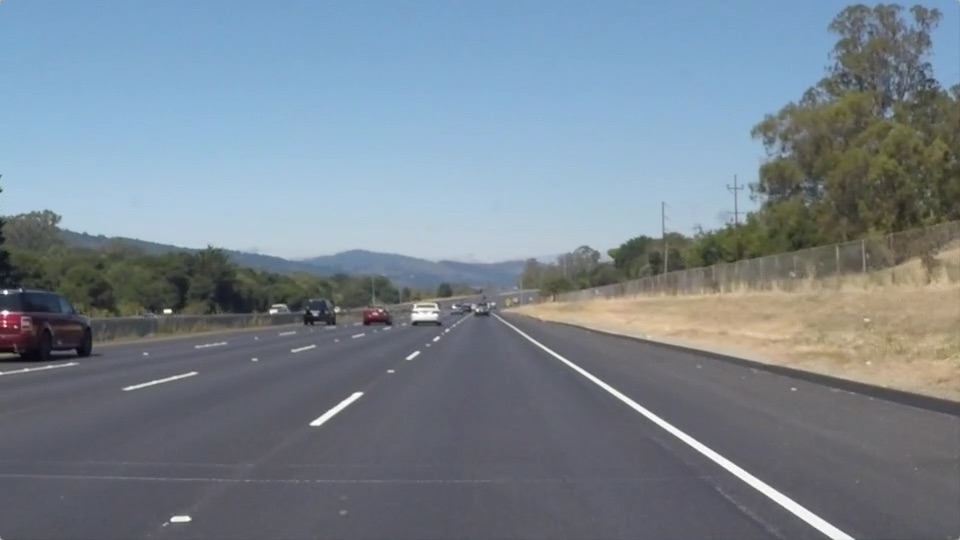
#> input picture test_images/solidWhiteRight.jpg, 960 x 540 px
$ jupyter execute --allow-errors P1.ipynb   (shell and % lines are left out)
#> lines starting #> are read from the running program, lines starting #| are printed output that depends on the picture; after the words box and inside, x2 and y2 are one past the last pixel; in counts of white or black regions, pixels touching at a corner belong together
# Self-Driving Car Engineer Nanodegree

## Project: **Finding Lane Lines on the Road**
***
In this project, you will use the tools you learned about in the lesson to identify lane lines on the road.  You can develop your pipeline on a series of individual images, and later apply the result to a video stream (really just a series of images). Check out the video clip "raw-lines-example.mp4" (also contained in this repository) to see what the output should look like after using the helper functions below.

Once you have a result that looks roughly like "raw-lines-example.mp4", you'll need to get creative and try to average and/or extrapolate the line segments you've detected to map out the full extent of the lane lines.  You can see an example of the result you're going for in the video "P1_example.mp4".  Ultimately, you would like to draw just one line for the left side of the lane, and one for the right.

In addition to implementing code, there is a brief writeup to complete. The writeup should be completed in a separate file, which can be either a markdown file or a pdf document. There is a [write up template](https://github.com/udacity/CarND-LaneLines-P1/blob/master/writeup_template.md) that can be used to guide the writing process. Completing both the code in the Ipython notebook and the writeup template will cover all of the [rubric points](https://review.udacity.com/#!/rubrics/322/view) for this project.

---
Let's have a look at our first image called 'test_images/solidWhiteRight.jpg'.  Run the 2 cells below (hit Shift-Enter or the "play" button above) to display the image.

**Note: If, at any point, you encounter frozen display windows or other confounding issues, you can always start again with a clean slate by going to the "Kernel" menu above and selecting "Restart & Clear Output".**

---

**The tools you have are color selection, region of interest selection, grayscaling, Gaussian smoothing, Canny Edge Detection and Hough Tranform line detection.  You  are also free to explore and try other techniques that were not presented in the lesson.  Your goal is piece together a pipeline to detect the line segments in the image, then average/extrapolate them and draw them onto the image for display (as below).  Once you have a working pipeline, try it out on the video stream below.**

---

<figure>

 <figcaption>
 <p></p>
 <p style="text-align: center;"> Your output should look something like this (above) after detecting line segments using the helper functions below </p>
 </figcaption>
</figure>
 <p></p>
<figure>

 <figcaption>
 <p></p>
 <p style="text-align: center;"> Your goal is to connect/average/extrapolate line segments to get output like this</p>
 </figcaption>
</figure>

**Run the cell below to import some packages.  If you get an `import error` for a package you've already installed, try changing your kernel (select the Kernel menu above --> Change Kernel).  Still have problems?  Try relaunching Jupyter Notebook from the terminal prompt.  Also, consult the forums for more troubleshooting tips.**

## Import Packages

[cell 1]
#importing some useful packages
import matplotlib.pyplot as plt
import matplotlib.image as mpimg
import numpy as np
import cv2

## Read in an Image

[cell 2]
#reading in an image
image = mpimg.imread('test_images/solidWhiteRight.jpg')
#> image is the input picture: shape (540, 960, 3); mean R, G, B 120.3, 132.6, 143.7

#printing out some stats and plotting
print('This image is:', type(image), 'with dimensions:', image.shape)
#| This image is: <class 'numpy.ndarray'> with dimensions: (540, 960, 3)
plt.imshow(image)  # if you wanted to show a single color channel image called 'gray', for example, call as plt.imshow(gray, cmap='gray')

## Ideas for Lane Detection Pipeline

**Some OpenCV functions (beyond those introduced in the lesson) that might be useful for this project are:**

`cv2.inRange()` for color selection
`cv2.fillPoly()` for regions selection
`cv2.line()` to draw lines on an image given endpoints
`cv2.addWeighted()` to coadd / overlay two images
`cv2.cvtColor()` to grayscale or change color
`cv2.imwrite()` to output images to file
`cv2.bitwise_and()` to apply a mask to an image

**Check out the OpenCV documentation to learn about these and discover even more awesome functionality!**

## Helper Functions

Below are some helper functions to help get you started. They should look familiar from the lesson!

[cell 3]
import math

def grayscale(img):
    """Applies the Grayscale transform
    This will return an image with only one color channel
    but NOTE: to see the returned image as grayscale
    (assuming your grayscaled image is called 'gray')
    you should call plt.imshow(gray, cmap='gray')"""
    return cv2.cvtColor(img, cv2.COLOR_RGB2GRAY)
    # Or use BGR2GRAY if you read an image with cv2.imread()
    # return cv2.cvtColor(img, cv2.COLOR_BGR2GRAY)

# [7 lines left out: function hsv, not called in this run]
    # Or use BGR2GRAY if you read an image with cv2.imread()
    # return cv2.cvtColor(img, cv2.COLOR_BGR2GRAY)

def canny(img, low_threshold, high_threshold):
    """Applies the Canny transform"""
    return cv2.Canny(img, low_threshold, high_threshold)

def gaussian_blur(img, kernel_size):
    """Applies a Gaussian Noise kernel"""
    return cv2.GaussianBlur(img, (kernel_size, kernel_size), 0)

def region_of_interest(img, vertices):
    """
    Applies an image mask.

    Only keeps the region of the image defined by the polygon
    formed from `vertices`. The rest of the image is set to black.
    `vertices` should be a numpy array of integer points.
    """
    #defining a blank mask to start with
    mask = np.zeros_like(img)

    #defining a 3 channel or 1 channel color to fill the mask with depending on the input image
    if len(img.shape) > 2:
        channel_count = img.shape[2]  # i.e. 3 or 4 depending on your image
        ignore_mask_color = (255,) * channel_count
    else:
        ignore_mask_color = 255

    #filling pixels inside the polygon defined by "vertices" with the fill color
    cv2.fillPoly(mask, vertices, ignore_mask_color)

    #returning the image only where mask pixels are nonzero
    masked_image = cv2.bitwise_and(img, mask)
    return masked_image


def draw_lines(img, lines, color=[255, 0, 0], thickness=2,y_far=320):
    """
    NOTE: this is the function you might want to use as a starting point once you want to
    average/extrapolate the line segments you detect to map out the full
    extent of the lane (going from the result shown in raw-lines-example.mp4
    to that shown in P1_example.mp4).

    Think about things like separating line segments by their
    slope ((y2-y1)/(x2-x1)) to decide which segments are part of the left
    line vs. the right line.  Then, you can average the position of each of
    the lines and extrapolate to the top and bottom of the lane.

    This function draws `lines` with `color` and `thickness`.
    Lines are drawn on the image inplace (mutates the image).
    If you want to make the lines semi-transparent, think about combining
    this function with the weighted_img() function below
    """
    x_right=[]
    y_right=[]
    x_left=[]
    y_left=[]
    a_right = np.zeros(4)
    a_left  = np.zeros(4)
    x_center = img.shape[1]/2
    y_near = img.shape[0]
    for line in lines:
            for x1,y1,x2,y2 in line:
                m = (y2-y1)/(x2-x1)
                b = np.array([x1,y1,x2,y2])
            if m >0.3 and m<0.9 and x1>x_center and x2>x_center:
                a_right =  np.vstack((a_right, b))
                x_right.append(x1)
                x_right.append(x2)
                y_right.append(y1)
                y_right.append(y2)
            elif m<-0.3 and m>-0.9 and x1<x_center and x2<x_center:
                a_left = np.vstack((a_left, b))
                x_left.append(x1)
                x_left.append(x2)
                y_left.append(y1)
                y_left.append(y2)
    a_left = np.delete(a_left,0,0)
    a_right = np.delete(a_right,0,0)

    right_lane = np.polyfit(x_right,y_right,1)
    left_lane  = np.polyfit(x_left,y_left,1)

    x_left_near  = int((y_near-left_lane[1])/left_lane[0])
    x_left_far   = int((y_far-left_lane[1])/left_lane[0])
    x_right_near = int((y_near-right_lane[1])/right_lane[0])
    x_right_far  = int((y_far-right_lane[1])/right_lane[0])

    # draw line
    imgline = cv2.line(img, (x_left_near, y_near), (x_left_far, y_far), color, thickness)
    imgline = cv2.line(img, (x_right_near, y_near), (x_right_far, y_far), color, thickness)


def hough_lines(img, rho, theta, threshold, min_line_len, max_line_gap):
    """
    `img` should be the output of a Canny transform.

    Returns an image with hough lines drawn.
    """
    lines = cv2.HoughLinesP(img, rho, theta, threshold, np.array([]), minLineLength=min_line_len, maxLineGap=max_line_gap)
    line_img = np.zeros((img.shape[0], img.shape[1], 3), dtype=np.uint8)
    draw_lines(line_img, lines)
    return (line_img, lines)

# Python 3 has support for cool math symbols.

def weighted_img(img, initial_img, α=0.8, β=1., γ=0.):
    """
    `img` is the output of the hough_lines(), An image with lines drawn on it.
    Should be a blank image (all black) with lines drawn on it.

    `initial_img` should be the image before any processing.

    The result image is computed as follows:

    initial_img * α + img * β + γ
    NOTE: initial_img and img must be the same shape!
    """
    return cv2.addWeighted(initial_img, α, img, β, γ)

## Test Images

Build your pipeline to work on the images in the directory "test_images"
**You should make sure your pipeline works well on these images before you try the videos.**

[cell 4]
import os
file_list = os.listdir("test_images/")

## Build a Lane Finding Pipeline

Build the pipeline and run your solution on all test_images. Make copies into the `test_images_output` directory, and you can use the images in your writeup report.

Try tuning the various parameters, especially the low and high Canny thresholds as well as the Hough lines parameters.

[cell 5]
# TODO: Build your pipeline that will draw lane lines on the test_images
# then save them to the test_images_output directory.


def lanefind(filename):
#> called with filename = 'solidWhiteCurve.jpg'
    outputfilename = 'output'+filename
    outputpath = 'test_images_output/'
    image = mpimg.imread('test_images/'+ filename)
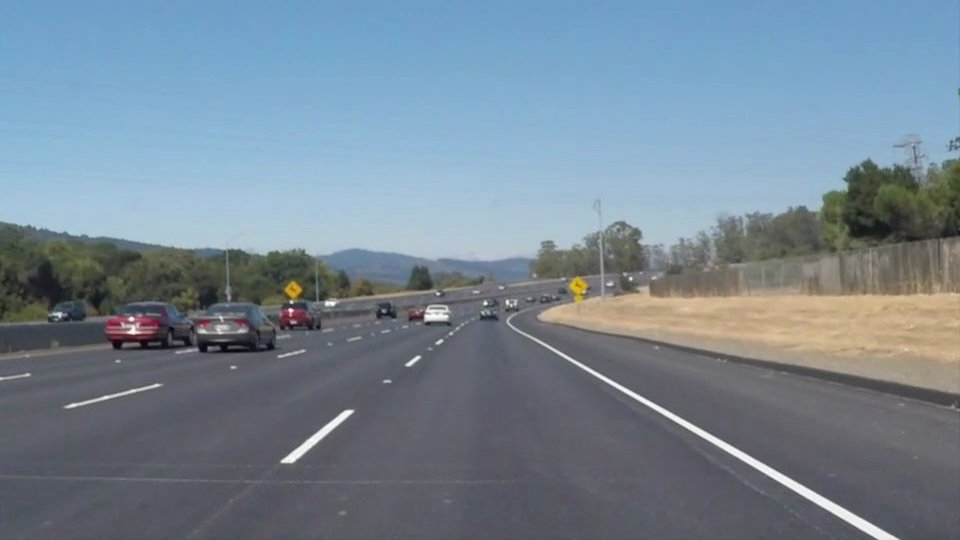
#> input picture test_images/solidWhiteCurve.jpg, 960 x 540 px
#> image is the input picture: shape (540, 960, 3); mean R, G, B 118.5, 134.5, 148.1

    imshape = image.shape

    ### convert image to greyscale
    gray=grayscale(image)
#> in grayscale, `return cv2.cvtColor(img, cv2.COLOR_RGB2GRAY)`:
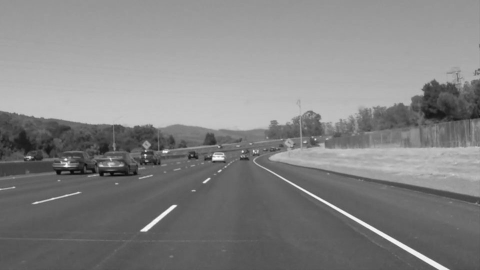
#> returned value: shape (540, 960) (shown at 1/2 size); min 5, max 255, mean 131.2
    ### gauss & edge detection
    gblur = gaussian_blur(gray, 7)

    low_threshold = 50
    high_threshold = 100
    edge_detection = canny(gblur, low_threshold, high_threshold)
#> in canny, `return cv2.Canny(img, low_threshold, high_threshold)`:
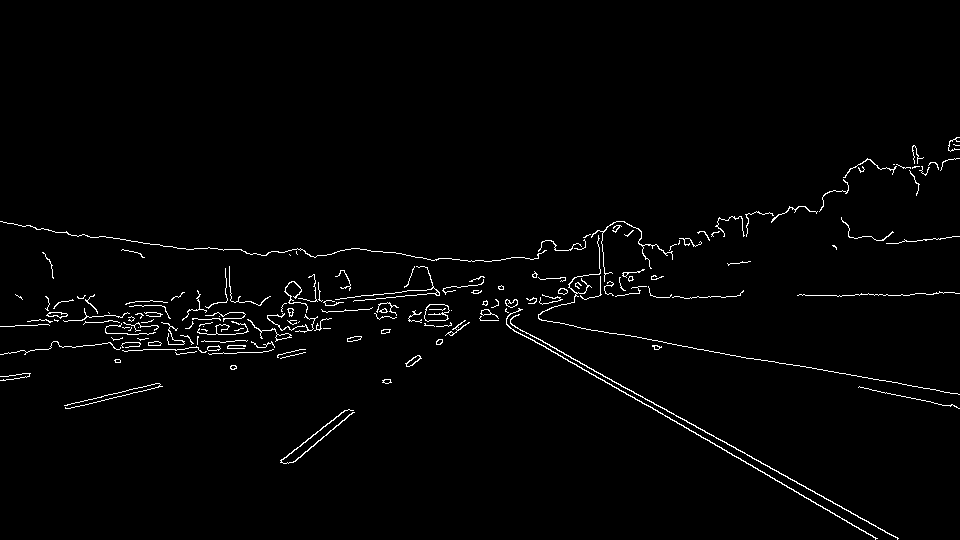
#> returned value: shape (540, 960); 1.7% white in thin lines or dots, all inside (x1, y1, x2, y2) = (0, 137, 960, 540)
    ### limit region of interest

    dist_x_near = 830
    dist_x_far = 30

    y_near = imshape[0]
    y_far = imshape[0] - 210

    x_center = imshape[1]/ 2.
    x_left_near = x_center - (dist_x_near/2.)
    x_right_near = x_center+(dist_x_near/2.)


    x_left_far = x_center - (dist_x_far/2.)
    x_right_far = x_center + (dist_x_far/2.)

    mask_left_near= (x_left_near,y_near)
    mask_left_far = (x_left_far, y_far)
    mask_right_near = (x_right_near,y_near)
    mask_right_far  =(x_right_far,y_far)


    mask = np.array([[mask_left_near,mask_left_far, mask_right_far,mask_right_near]],dtype=np.int32)
    roi = region_of_interest(edge_detection,mask)
#> in region_of_interest, `cv2.fillPoly(mask, vertices, ignore_mask_color)`:
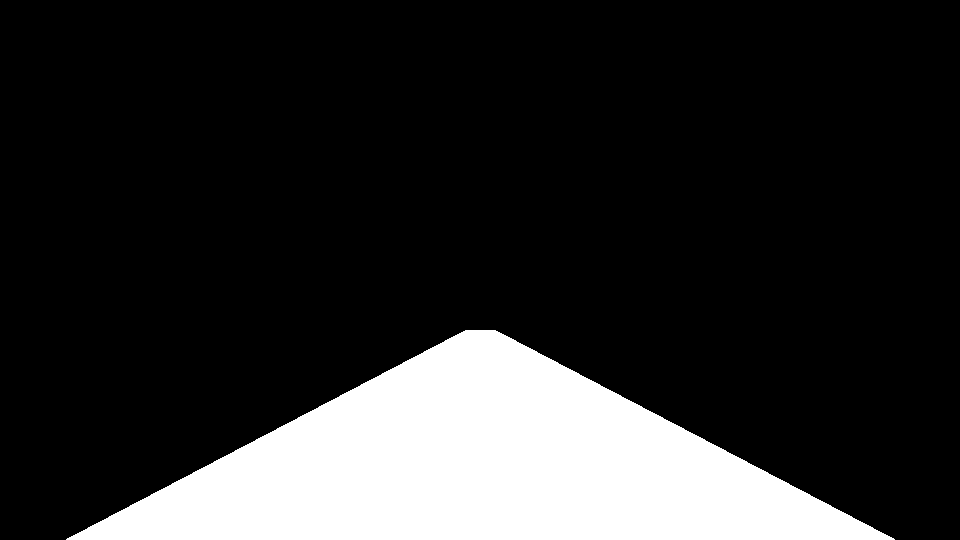
#> mask: shape (540, 960); 17.5% white; 1 white region, box (x1, y1, x2, y2) and area: (66, 330, 895, 540) 90490
#> in region_of_interest, `masked_image = cv2.bitwise_and(img, mask)`:
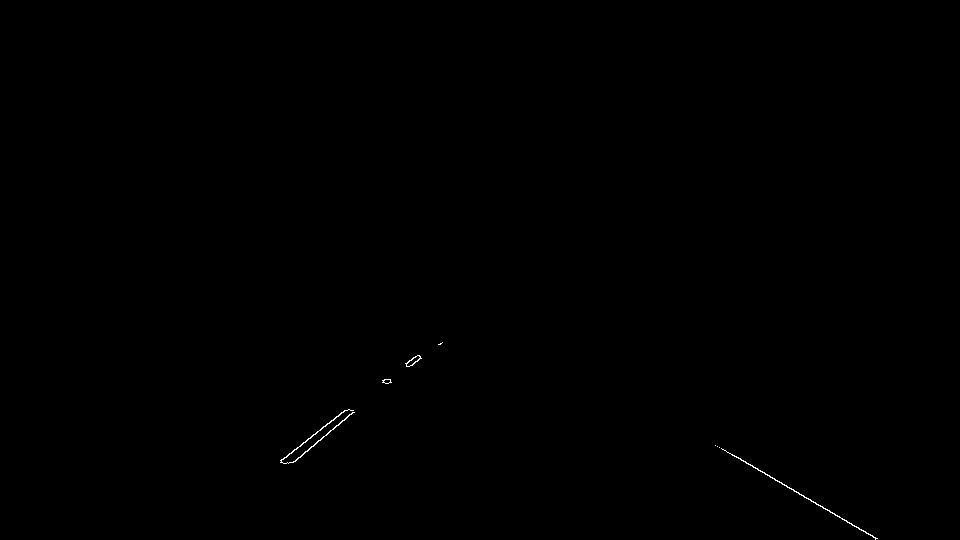
#> masked_image: shape (540, 960); 0.11% white in thin lines or dots, all inside (x1, y1, x2, y2) = (280, 342, 878, 540)

    ### Hough line detection

    rho = 2 # distance resolution in pixels of the Hough grid
    theta = np.pi/180 # angular resolution in radians of the Hough grid
    threshold = 20 # minimum number of votes (intersections in Hough grid cell)
    min_line_len = 10 # minimum number of pixels making up a line
    max_line_gap = 20    # maximum gap in pixels between connectable line segments

    houghimg,houghlines = hough_lines(roi, rho, theta, threshold, min_line_len, max_line_gap)
#> in hough_lines, `lines = cv2.HoughLinesP(img, rho, theta, threshold, np.array([]), minL..`: lines = [[715, 445, 876, 538], [281, 459, 320, 430], [291, 462, 353, 412], [313, 434, 348, 409], [323, 426, 344, 410], [293, 462, 354, 412], [383, 382, 417, 355], [388, 383, 438, 344], [280, 460, 305, 442], [721, 448, 757, 468], [386, 383, 420, 357]]
#> the loop in draw_lines, `for line in lines:` made 11 passes
#> after the loop in draw_lines, `for line in lines:`: a_left = [[0, 0, 0, 0], [281, 459, 320, 430], [291, 462, 353, 412], [313, 434, 348, 409], [323, 426, 344, 410], [293, 462, 354, 412], [383, 382, 417, 355], [388, 383, 438, 344], [280, 460, 305, 442], [386, 383, 420, 357]]; x_left = [281, 320, 291, 353, 313, 348, 323, 344, 293, 354, 383, 417, 388, 438, 280, 305, 386, 420]; x_right = [715, 876, 721, 757]; y_left = [459, 430, 462, 412, 434, 409, 426, 410, 462, 412, 382, 355, 383, 344, 460, 442, 383, 357]; y_right = [445, 538, 448, 468]
#> in draw_lines, `a_left = np.delete(a_left,0,0)`: a_left = [[281, 459, 320, 430], [291, 462, 353, 412], [313, 434, 348, 409], [323, 426, 344, 410], [293, 462, 354, 412], [383, 382, 417, 355], [388, 383, 438, 344], [280, 460, 305, 442], [386, 383, 420, 357]]
#> in draw_lines, `a_right = np.delete(a_right,0,0)`: a_right = [[715, 445, 876, 538], [721, 448, 757, 468]]
#> in draw_lines, `right_lane = np.polyfit(x_right,y_right,1)`: right_lane = [0.58, 29.98]
#> in draw_lines, `left_lane  = np.polyfit(x_left,y_left,1)`: left_lane = [-0.763, 676.9]
#> in draw_lines, `x_left_near  = int((y_near-left_lane[1])/left_lane[0])`: x_left_near = 179
#> in draw_lines, `x_left_far   = int((y_far-left_lane[1])/left_lane[0])`: x_left_far = 467
#> in draw_lines, `x_right_near = int((y_near-right_lane[1])/right_lane[0])`: x_right_near = 879
#> in draw_lines, `x_right_far  = int((y_far-right_lane[1])/right_lane[0])`: x_right_far = 500
#> houghlines has the same summary as lines in hough_lines

    ### Draw lines
    lines = houghlines
    img_dl = image.copy()
    draw_lines(img_dl, lines, color=[255, 0, 0], thickness=10,y_far=y_far)
#> call 2 of draw_lines, with lines = array of shape (11, 1, 4), thickness = 10, y_far = 330
#> the loop in draw_lines (call 2), `for line in lines:` made 11 passes
#> after the loop in draw_lines (call 2), `for line in lines:`: a_left = [[0, 0, 0, 0], [281, 459, 320, 430], [291, 462, 353, 412], [313, 434, 348, 409], [323, 426, 344, 410], [293, 462, 354, 412], [383, 382, 417, 355], [388, 383, 438, 344], [280, 460, 305, 442], [386, 383, 420, 357]]
#> in draw_lines (call 2), `a_left = np.delete(a_left,0,0)`: a_left = [[281, 459, 320, 430], [291, 462, 353, 412], [313, 434, 348, 409], [323, 426, 344, 410], [293, 462, 354, 412], [383, 382, 417, 355], [388, 383, 438, 344], [280, 460, 305, 442], [386, 383, 420, 357]]
#> in draw_lines (call 2), `a_right = np.delete(a_right,0,0)`: a_right = [[715, 445, 876, 538], [721, 448, 757, 468]]
#> in draw_lines (call 2), `x_left_far   = int((y_far-left_lane[1])/left_lane[0])`: x_left_far = 454
#> in draw_lines (call 2), `x_right_far  = int((y_far-right_lane[1])/right_lane[0])`: x_right_far = 517
#> in draw_lines (call 2), `imgline = cv2.line(img, (x_right_near, y_near), (x_right_far, y_far), ..`:
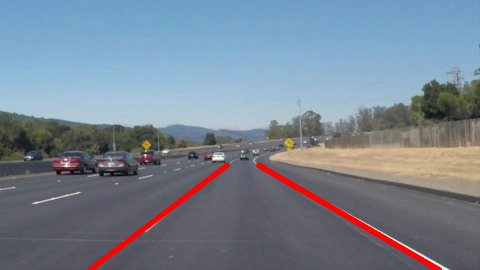
#> imgline: shape (540, 960, 3) (shown at 1/2 size); mean R, G, B 120.5, 132.2, 145.7
    #x1,y1,x2,y2

    initial_img = image

    result = weighted_img(img_dl, initial_img, α=0.8, β=.5, γ=0.)
#> in weighted_img, `return cv2.addWeighted(initial_img, α, img, β, γ)`:
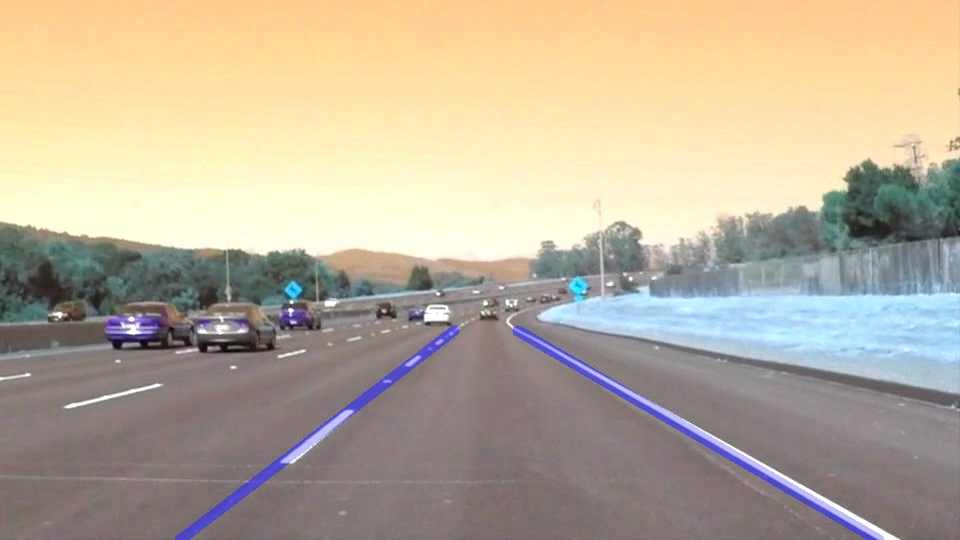
#> returned value: shape (540, 960, 3); mean of channels 0, 1, 2 154.5, 173.5, 184.7; drawn as B, G, R
    plt.imshow(result)


    cv2.imwrite(outputpath+outputfilename, result)

filename = 'whiteCarLaneSwitch'

for file in file_list:
    lanefind(file)
